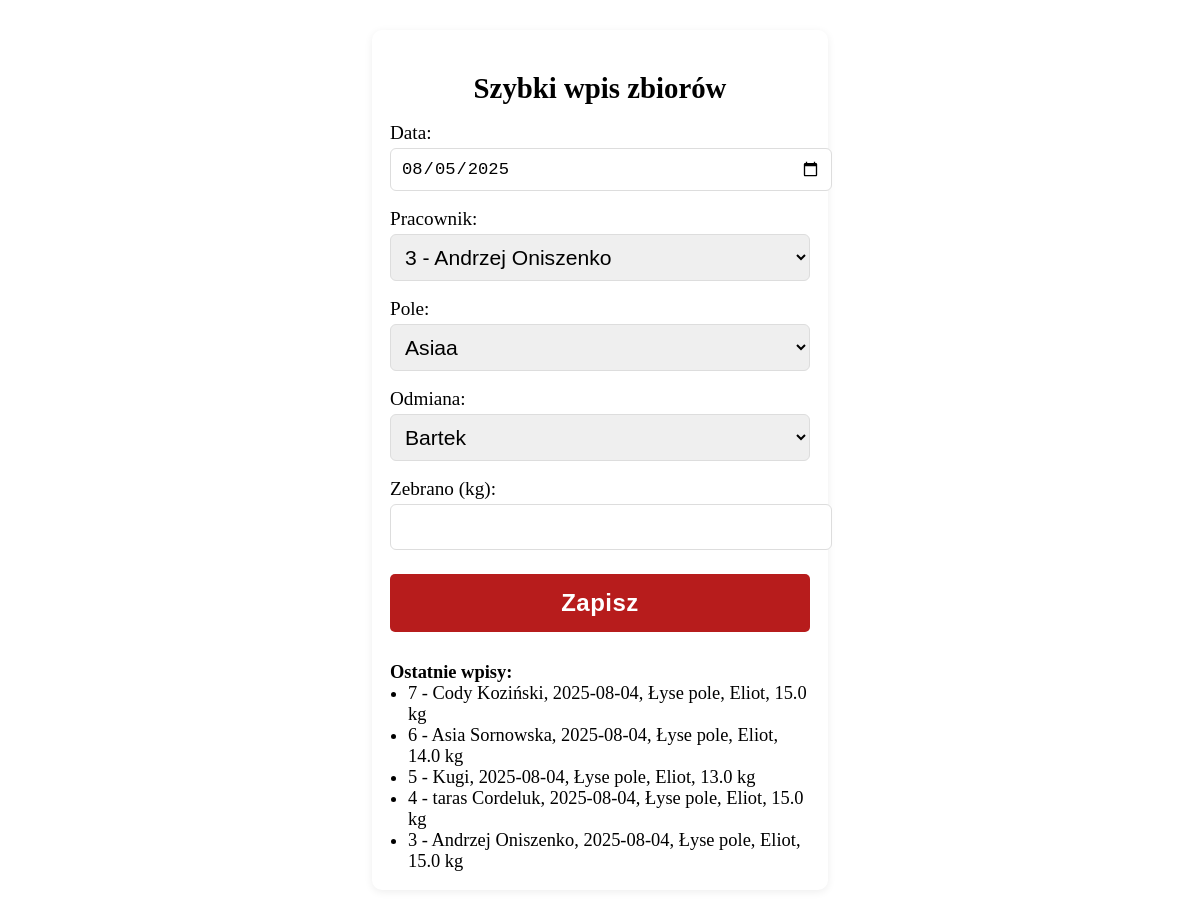
Page /fast_entry (signed in) on the committed database.
### models.py (models this page shows)
class DailyHarvest(db.Model):
    id = db.Column(db.Integer, primary_key=True)
    date = db.Column(db.Date, nullable=False, default=datetime.utcnow)
    employee_id = db.Column(db.Integer, db.ForeignKey('employee.id'), nullable=False)
    quantity_kg = db.Column(db.Float, nullable=False)
    variety_id = db.Column(db.Integer, db.ForeignKey('berry_variety.id'), nullable=False)
    field_id = db.Column(db.Integer, db.ForeignKey('field.id'), nullable=False)
    comment = db.Column(db.Text, nullable=True)
    variety = db.relationship('BerryVariety')
    field = db.relationship('Field')

class Employee(db.Model):
    id = db.Column(db.Integer, primary_key=True)
    external_id = db.Column(db.String(30), unique=True)
    name = db.Column(db.String(100), nullable=False)
    external_id = db.Column(db.String(50))
    hourly_rate = db.Column(db.Float, nullable=False, default=0.0)
    piece_rate = db.Column(db.Float, nullable=False, default=0.0)
    is_active = db.Column(db.Boolean, default=True)
    entries = db.relationship('Entry', backref='employee', lazy=True, cascade="all, delete-orphan")
    harvests = db.relationship('DailyHarvest', backref='employee', lazy=True, cascade="all, delete-orphan")
    team = db.Column(db.String(64), nullable=True)

class Field(db.Model):
    id = db.Column(db.Integer, primary_key=True)
    name = db.Column(db.String(100), nullable=False)

class BerryVariety(db.Model):
    id = db.Column(db.Integer, primary_key=True)
    name = db.Column(db.String(100), nullable=False)
    piece_rate_modifier = db.Column(db.Float, nullable=False, default=1.0)

### app.py (the view, shortened to what this page needs)
@app.route('/fast_entry', methods=['GET', 'POST'])
@login_required
def fast_entry():
    employees = Employee.query.filter_by(is_active=True).order_by(Employee.name).all()
    fields = Field.query.order_by(Field.name).all()
    varieties = BerryVariety.query.order_by(BerryVariety.name).all()
    today = date.today().isoformat()
    success = False
    last_entries = (
        DailyHarvest.query
        .order_by(DailyHarvest.id.desc())
        .limit(5)
        .all()
    )
    return render_template(
        'fast_entry.html',
        employees=employees,
        fields=fields,
        varieties=varieties,
        today=today,
        success=success,
        last_entries=last_entries
    )

### app.py (called while the page is built)
@app.context_processor
def inject_now():
    return {'current_year': datetime.now().year}

@app.context_processor
def inject_now():
    return {'current_year': datetime.now().year}

@login_manager.user_loader
def load_user(user_id):
    return User.query.get(int(user_id))

### templates/fast_entry.html (shortened to what this page needs)
<!DOCTYPE html>
<html lang="pl">
<head>
</head>
<body>
<div class="panel">
    <h2>Szybki wpis zbiorów</h2>
    <form method="POST">
        <label>Data:
            <input type="date" name="data" value="{{ today }}" required>
        </label>
        <label>Pracownik:
            <select name="employee_id" required>
                {% for p in employees %}
                    <option value="{{ p.id }}">
                        {% if p.external_id %}
                            {{ p.external_id }} -
                        {% else %}
                            {{ p.id }} -
                        {% endif %}
                    </option>
                {% endfor %}
            </select>
        </label>
        <label>Pole:
            <select name="field_id" required>
                {% for pole in fields %}
                    <option value="{{ pole.id }}">{{ pole.name }}</option>
                {% endfor %}
            </select>
        </label>
        <label>Odmiana:
            <select name="variety_id" required>
                {% for odm in varieties %}
                    <option value="{{ odm.id }}">{{ odm.name }}</option>
                {% endfor %}
            </select>
        </label>
        <label>Zebrano (kg):
            <input type="number" step="0.01" min="0" name="waga" required autofocus>
        </label>
        <button type="submit">Zapisz</button>
    </form>
    {% if last_entries %}
        <div class="last-entries">
            <b>Ostatnie wpisy:</b>
            <ul>
                {% for entry in last_entries %}
                <li>
                    {% if entry.employee.external_id %}
                        {{ entry.employee.external_id }} -
                    {% else %}
                        {{ entry.employee.id }} -
                    {% endif %}
                    {{ entry.employee.name }}, {{ entry.date }}, {{ entry.field.name }}, {{ entry.variety.name }}, {{ entry.quantity_kg }} kg
                </li>
                {% endfor %}
            </ul>
        </div>
    {% endif %}
</div>
</body>
</html>

### templates/fast_entry.html (style rules this page uses)
body { font-size: 1.2em; background: #fff; margin:0; }
.panel { max-width: 420px; margin: 30px auto; padding: 18px; border-radius: 10px; box-shadow: 0 2px 8px #eee; }
h2 { text-align: center; margin-bottom: 15px; }
label { display: block; margin-top: 17px; font-weight: 500; }
input, select { width: 100%; font-size: 1.1em; padding: 10px; margin-top: 4px; border-radius: 6px; border: 1px solid #ddd; }
button { width: 100%; margin-top: 24px; padding: 15px; font-size: 1.25em; background: #b71c1c; color: #fff; border: none; border-radius: 5px; font-weight: 700; letter-spacing: 0.5px; }
.last-entries { margin-top: 30px; font-size: 0.96em; }
.last-entries ul { padding-left: 18px; margin: 0; }

### rows in the picture
DailyHarvest: employee.id "7", employee.name "Cody Koziński", date "2025-08-04", field.name "Łyse pole", variety.name "Eliot", quantity_kg "15.0"
DailyHarvest: employee.id "6", employee.name "Asia Sornowska", date "2025-08-04", field.name "Łyse pole", variety.name "Eliot", quantity_kg "14.0"
DailyHarvest: employee.id "5", employee.name "Kugi", date "2025-08-04", field.name "Łyse pole", variety.name "Eliot", quantity_kg "13.0"
DailyHarvest: employee.id "4", employee.name "taras Cordeluk", date "2025-08-04", field.name "Łyse pole", variety.name "Eliot", quantity_kg "15.0"
DailyHarvest: employee.id "3", employee.name "Andrzej Oniszenko", date "2025-08-04", field.name "Łyse pole", variety.name "Eliot", quantity_kg "15.0"

### other values in the picture
form field employee_id "3 - Andrzej Oniszenko"
form field field_id "Asiaa"
form field variety_id "Bartek"
